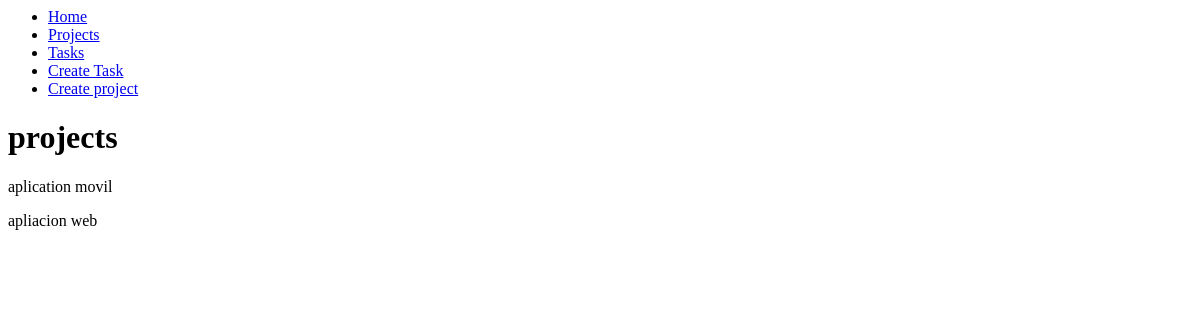
The app's page /myapp/projects/, older data.
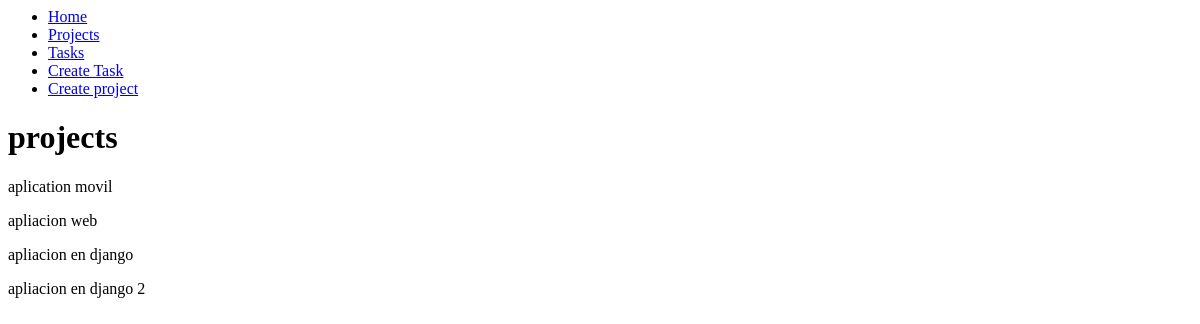
The same page, newer data.
### myapp/models.py (models this page shows, shortened)
class Project(models.Model):
    name = models.CharField(max_length=200)

### myapp/views.py (the view)
# urls.py: path('projects/', views.projects, name =' projects'),
def projects(request):
    projects = Project.objects.all()
    return render(request, 'projects/projects.html', {
        'projects': projects
    })

### myapp/templates/projects/projects.html (shortened to what this page needs)
{% extends '../layouts/base.html' %}
{% block content %}
<!DOCTYPE html>
<html lang="en">
<head>
</head>
<body>
    <h1>projects</h1>
    {% for project in projects %}
    <p> {{project.name}} <p>
    {% endfor %}
</body>
</html>
{% endblock %}

Row changes from the older to the newer data that the page shows:
added Project: name "apliacion en django"
added Project: name "apliacion en django 2"
